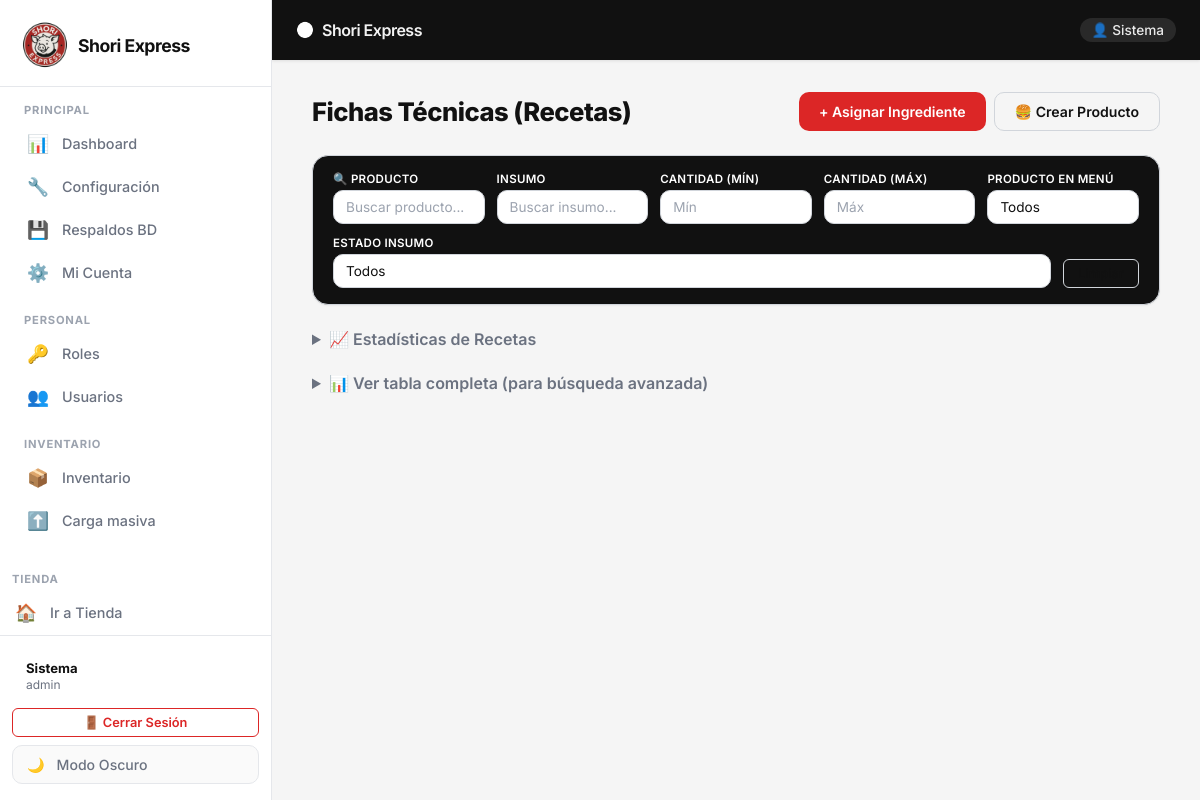
The app's page /recetas/ (signed in), older data.
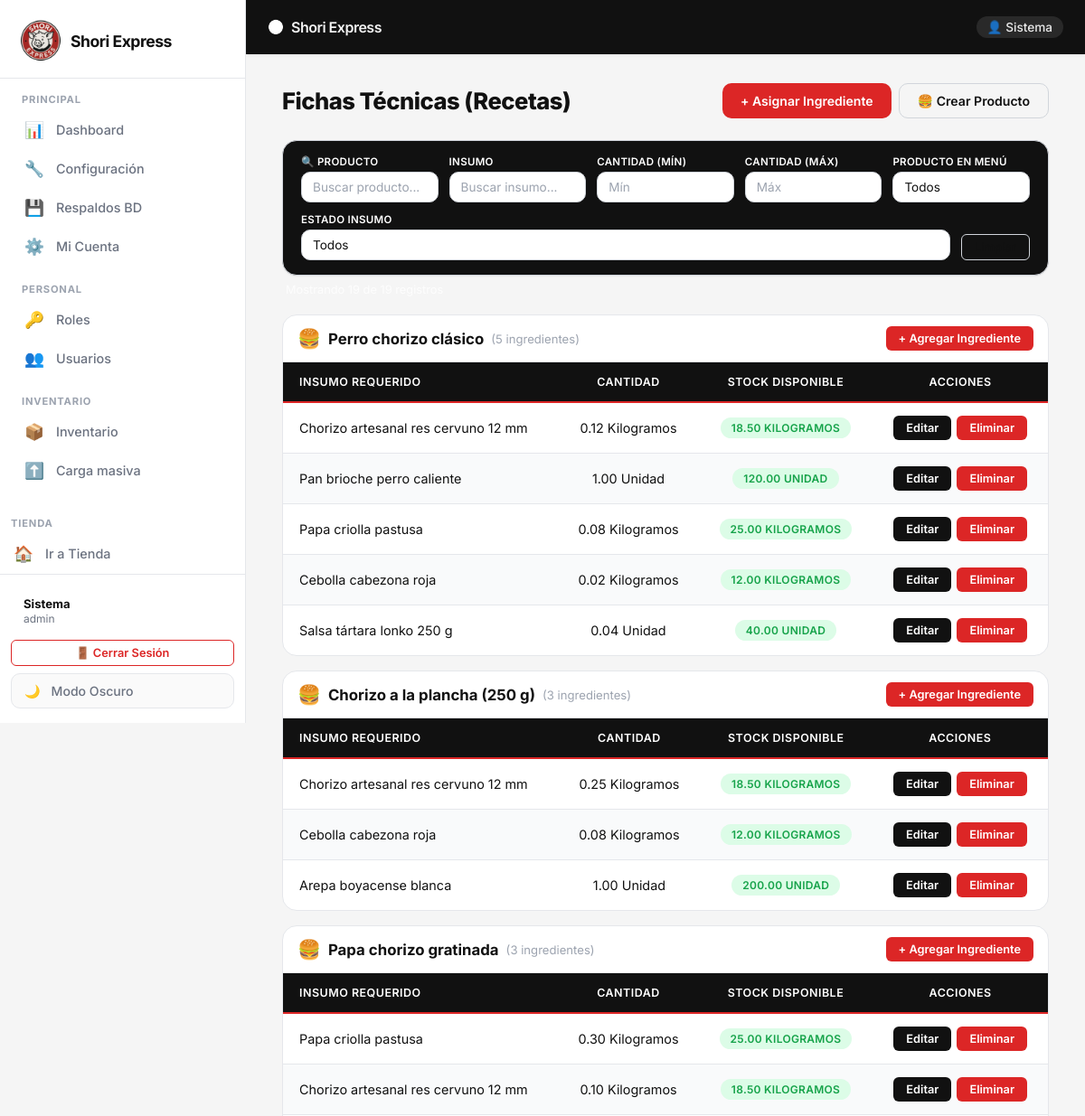
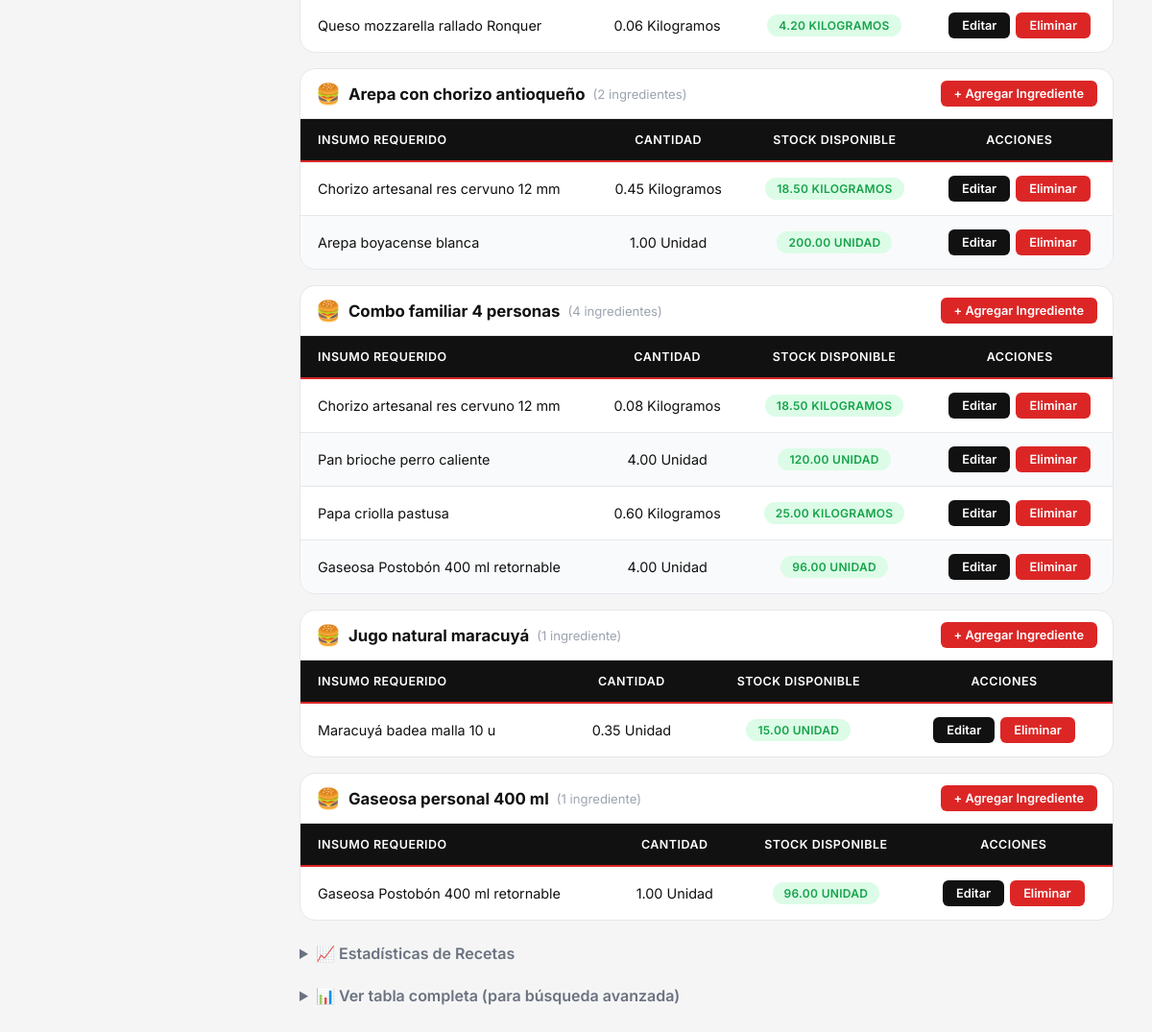
The same page, newer data (2 pictures, top to bottom).
### producto/models.py (models this page shows, shortened)
class Producto(models.Model):
    objects = ProductoManager()
    nombre_producto = models.CharField(
        max_length=100,
        verbose_name="Nombre del Plato/Producto"
    )
    descripcion_producto = models.TextField(
        null=True,
        blank=True,
        help_text="Descripción que aparecerá en el carrito de compras"
    )
    imagen = models.ImageField(
        upload_to='productos/',
        null=True,
        blank=True,
        help_text="Sube una imagen desde tu dispositivo"
    )
    precio_venta = models.DecimalField(
        max_digits=10,
        decimal_places=2,
        help_text="Precio base al público"
    )
    es_combo = models.BooleanField(
        default=False,
        help_text="Marcar si es un paquete que incluye varios sub-productos"
    )
    esta_disponible = models.BooleanField(
        default=True,
        verbose_name="¿Está en el menú actualmente?"
    )
    esta_habilitado = models.BooleanField(
        default=True,
        verbose_name="¿Está habilitado para venta?",
        help_text="Control manual para mostrar/ocultar productos. Se deshabilita automáticamente si faltan insumos."
    )
    registro_movimiento_inicial = models.TextField(
        null=True,
        blank=True,
        help_text="Nota del movimiento o lote inicial asociado al alta del producto en carta",
    )
    imagen_catalogo = models.CharField(
        max_length=255,
        blank=True,
        default="",
        help_text="Opcional. Ruta bajo static/ (ej. productos/perro-clasico.jpg). "
        "Se muestra en la tienda si no hay imagen subida a media.",
    )
    class Meta:
        verbose_name = "Producto"
        verbose_name_plural = "Productos"
        db_table = "producto_producto"

### receta/models.py (models this page shows, shortened)
class Receta(models.Model):
    producto = models.ForeignKey(
        Producto,
        on_delete=models.CASCADE,
        related_name='ingredientes'
    )
    insumo = models.ForeignKey(
        Inventario,
        on_delete=models.CASCADE
    )
    cantidad_requerida = models.DecimalField(
        max_digits=10,
        decimal_places=2,
        help_text="Cantidad a descontar (ej: 0.5 si son 500g y el insumo está en KG)"
    )
    class Meta:
        verbose_name = "Receta / Escandallo"
        verbose_name_plural = "Recetas / Escandallos"
        unique_together = ('producto', 'insumo')
        db_table = "receta_receta"

### inventario/models.py (models this page shows, shortened)
class Inventario(models.Model):
    UNIDADES_MEDIDA = [
        ('GR', 'Gramos'),
        ('KG', 'Kilogramos'),
        ('ML', 'Mililitros'),
        ('LT', 'Litros'),
        ('UN', 'Unidad'),
    ]
    ESTADO_CHOICES = [
        ('disponible', 'Disponible'),
        ('agotado', 'Agotado'),
        ('pocos', 'Pocas Unidades'),
    ]
    nombre_insumo = models.CharField(max_length=100)
    categoria_insumo = models.CharField(max_length=50) # Ej: Proteína, Vegetal, Abarrote
    unidad_medida = models.CharField(
        max_length=10,
        choices=UNIDADES_MEDIDA,
        default='GR'
    )
    stock_actual = models.DecimalField(
        max_digits=10,
        decimal_places=2,
        default=0.00
    )
    stock_minimo = models.DecimalField(
        max_digits=10,
        decimal_places=2,
        help_text="Alerta cuando el stock baje de este valor"
    )
    stock_maximo = models.DecimalField(
        max_digits=10,
        decimal_places=2,
        null=True,
        blank=True
    )
    precio_compra_referencia = models.DecimalField(max_digits=10, decimal_places=2)
    iva_porcentaje = models.DecimalField(
        max_digits=5,
        decimal_places=2,
        default=0.00
    )
    estado_insumo = models.CharField(
        max_length=20,
        choices=ESTADO_CHOICES,
        default='disponible'
    )
    class Meta:
        verbose_name = "Insumo de Inventario"
        verbose_name_plural = "Insumos de Inventario"
        db_table = "inventario_inventario"

### receta/views.py (the view)
# urls.py: path('', views.lista_recetas, name='lista_recetas'),
@admin_shori_required
@require_GET
def lista_recetas(request):
    recetas = Receta.objects.select_related('producto', 'insumo').all()
    productos_con_recetas = {}
    for r in recetas:
        prod_id = r.producto.id
        if prod_id not in productos_con_recetas:
            productos_con_recetas[prod_id] = {
                'producto': r.producto,
                'ingredientes': []
            }
        productos_con_recetas[prod_id]['ingredientes'].append(r)
    total_productos_con_recetas = len(productos_con_recetas)
    total_ingredientes = len(recetas)
    return render(request, 'receta/lista_recetas.html', {
        'recetas': recetas,
        'productos_con_recetas': productos_con_recetas,
        'total_productos_con_recetas': total_productos_con_recetas,
        'total_ingredientes': total_ingredientes,
    })

### cuentas/context_processors.py (called while the page is built)
def user_context(request):
    usuario_logueado = None
    es_admin = False
    usuario_id = request.session.get('usuario_id')
    if usuario_id:
        try:
            usuario_logueado = Usuario.objects.get(pk=usuario_id)
        except Usuario.DoesNotExist:
            request.session.flush()
        else:
            nombre_rol = ''
            if usuario_logueado.rol:
                nombre_rol = usuario_logueado.rol.nombre_rol or ''
            es_admin = nombre_rol.strip().lower() in {'admin', 'administrador', 'empleado'}
    return {
        'usuario_logueado': usuario_logueado,
        'es_admin': es_admin,
    }

### cuentas/views.py (called while the page is built)
def _session_expired(request):
    last_activity = request.session.get('last_activity')
    if not last_activity:
        return False
    try:
        last = float(last_activity)
    except (TypeError, ValueError):
        return True
    return (timezone.now().timestamp() - last) > (SESSION_TIMEOUT_MINUTES * 60)

def _actualizar_actividad_sesion(request):
    request.session['last_activity'] = timezone.now().timestamp()

def _es_rol_admin(nombre_rol):
    if not nombre_rol:
        return False
    return nombre_rol.strip().lower() in ROLES_ADMIN

### receta/templates/receta/lista_recetas.html (shortened to what this page needs)
{% extends 'base.html' %}
{% load static %}
{% block content %}
<div class="se-page-header">
    <h2>Fichas Técnicas (Recetas)</h2>
    <div style="display: flex; gap: 8px;">
        <a href="{% url 'crear_receta' %}" class="se-btn se-btn-primary">+ Asignar Ingrediente</a>
        <a href="{% url 'crear_producto' %}?from_receta=1" class="se-btn se-btn-outline">🍔 Crear Producto</a>
    </div>
</div>
<div class="se-search-container" id="searchRecetas"></div>
{% if productos_con_recetas %}
<div style="margin-bottom: 24px;">
    {% for prod_id, data in productos_con_recetas.items %}
    <div style="
        background: var(--bg-card);
        border: 1px solid var(--border-color);
        border-radius: var(--radius-lg);
        margin-bottom: 16px;
        overflow: hidden;
    ">
        <div style="
            padding: 12px 16px;
            background: var(--bg-main);
            border-bottom: 1px solid var(--border-color);
            display: flex;
            align-items: center;
            justify-content: space-between;
            flex-wrap: wrap;
            gap: 8px;
        ">
            <div style="display: flex; align-items: center; gap: 8px;">
                <span style="font-size: 1.3rem;">🍔</span>
                <strong style="font-size: 1.05rem;">{{ data.producto.nombre_producto }}</strong>
                <span style="font-size: 0.82rem; color: var(--text-muted);">({{ data.ingredientes|length }} ingrediente{{ data.ingredientes|length|pluralize:"s" }})</span>
            </div>
            <a href="/recetas/crear/?producto_id={{ data.producto.id }}" class="se-btn se-btn-primary se-btn-sm">
                + Agregar Ingrediente
            </a>
        </div>
        <table class="se-table" style="margin: 0;">
            <thead>
                <tr>
                    <th>Insumo Requerido</th>
                    <th class="text-center">Cantidad</th>
                    <th class="text-center">Stock Disponible</th>
                    <th class="text-center">Acciones</th>
                </tr>
            </thead>
            <tbody>
                {% for r in data.ingredientes %}
                <tr>
                    <td>{{ r.insumo.nombre_insumo }}</td>
                    <td class="text-center">{{ r.cantidad_requerida }} {{ r.insumo.get_unidad_medida_display }}</td>
                    <td class="text-center">
                        <span class="{% if r.insumo.stock_actual <= r.insumo.stock_minimo %}se-badge se-badge-warning{% else %}se-badge se-badge-success{% endif %}">
                            {{ r.insumo.stock_actual }} {{ r.insumo.get_unidad_medida_display }}
                        </span>
                    </td>
                    <td class="text-center">
                        <div class="se-btn-group">
                            <a href="{% url 'editar_receta' r.id %}" class="se-btn se-btn-warning se-btn-sm">Editar</a>
                            <a href="{% url 'eliminar_receta' r.id %}" class="se-btn se-btn-danger se-btn-sm">Eliminar</a>
                        </div>
                    </td>
                </tr>
                {% endfor %}
            </tbody>
        </table>
    </div>
    {% endfor %}
</div>
{% endif %}
<details style="margin-top: 24px;">
    <summary style="cursor: pointer; font-weight: 600; color: var(--text-secondary);">📈 Estadísticas de Recetas</summary>
</details>
<details style="margin-top: 16px;">
    <summary style="cursor: pointer; font-weight: 600; padding: 8px 0; color: var(--text-secondary);">
        📊 Ver tabla completa (para búsqueda avanzada)
    </summary>
</details>
{% endblock %}

Row changes from the older to the newer data that the page shows:
added Producto: producto.nombre_producto "Perro chorizo clásico", ingredientes|length "5"
added Receta: insumo.nombre_insumo "Chorizo artesanal res cervuno 12 mm", cantidad_requerida "0.12", insumo.unidad_medida "Kilogramos", insumo.stock_actual "18.50", insumo.unidad_medida "KILOGRAMOS", shown under "Perro chorizo clásico"
added Receta: insumo.nombre_insumo "Pan brioche perro caliente", cantidad_requerida "1.00", insumo.unidad_medida "Unidad", insumo.stock_actual "120.00", insumo.unidad_medida "UNIDAD", shown under "Perro chorizo clásico"
added Receta: insumo.nombre_insumo "Papa criolla pastusa", cantidad_requerida "0.08", insumo.unidad_medida "Kilogramos", insumo.stock_actual "25.00", insumo.unidad_medida "KILOGRAMOS", shown under "Perro chorizo clásico"
added Receta: insumo.nombre_insumo "Cebolla cabezona roja", cantidad_requerida "0.02", insumo.unidad_medida "Kilogramos", insumo.stock_actual "12.00", insumo.unidad_medida "KILOGRAMOS", shown under "Perro chorizo clásico"
added Receta: insumo.nombre_insumo "Salsa tártara lonko 250 g", cantidad_requerida "0.04", insumo.unidad_medida "Unidad", insumo.stock_actual "40.00", insumo.unidad_medida "UNIDAD", shown under "Perro chorizo clásico"
added Producto: producto.nombre_producto "Chorizo a la plancha (250 g)", ingredientes|length "3"
added Receta: insumo.nombre_insumo "Chorizo artesanal res cervuno 12 mm", cantidad_requerida "0.25", insumo.unidad_medida "Kilogramos", insumo.stock_actual "18.50", insumo.unidad_medida "KILOGRAMOS", shown under "Chorizo a la plancha (250 g)"
added Receta: insumo.nombre_insumo "Cebolla cabezona roja", cantidad_requerida "0.08", insumo.unidad_medida "Kilogramos", insumo.stock_actual "12.00", insumo.unidad_medida "KILOGRAMOS", shown under "Chorizo a la plancha (250 g)"
added Receta: insumo.nombre_insumo "Arepa boyacense blanca", cantidad_requerida "1.00", insumo.unidad_medida "Unidad", insumo.stock_actual "200.00", insumo.unidad_medida "UNIDAD", shown under "Chorizo a la plancha (250 g)"
added Producto: producto.nombre_producto "Papa chorizo gratinada", ingredientes|length "3"
added Receta: insumo.nombre_insumo "Papa criolla pastusa", cantidad_requerida "0.30", insumo.unidad_medida "Kilogramos", insumo.stock_actual "25.00", insumo.unidad_medida "KILOGRAMOS", shown under "Papa chorizo gratinada"
added Receta: insumo.nombre_insumo "Chorizo artesanal res cervuno 12 mm", cantidad_requerida "0.10", insumo.unidad_medida "Kilogramos", insumo.stock_actual "18.50", insumo.unidad_medida "KILOGRAMOS", shown under "Papa chorizo gratinada"
added Receta: insumo.nombre_insumo "Queso mozzarella rallado Ronquer", cantidad_requerida "0.06", insumo.unidad_medida "Kilogramos", insumo.stock_actual "4.20", insumo.unidad_medida "KILOGRAMOS", shown under "Papa chorizo gratinada"
added Producto: producto.nombre_producto "Arepa con chorizo antioqueño", ingredientes|length "2"
added Receta: insumo.nombre_insumo "Chorizo artesanal res cervuno 12 mm", cantidad_requerida "0.45", insumo.unidad_medida "Kilogramos", insumo.stock_actual "18.50", insumo.unidad_medida "KILOGRAMOS", shown under "Arepa con chorizo antioqueño"
added Receta: insumo.nombre_insumo "Arepa boyacense blanca", cantidad_requerida "1.00", insumo.unidad_medida "Unidad", insumo.stock_actual "200.00", insumo.unidad_medida "UNIDAD", shown under "Arepa con chorizo antioqueño"
added Producto: producto.nombre_producto "Combo familiar 4 personas", ingredientes|length "4"
added Receta: insumo.nombre_insumo "Chorizo artesanal res cervuno 12 mm", cantidad_requerida "0.08", insumo.unidad_medida "Kilogramos", insumo.stock_actual "18.50", insumo.unidad_medida "KILOGRAMOS", shown under "Combo familiar 4 personas"
added Receta: insumo.nombre_insumo "Pan brioche perro caliente", cantidad_requerida "4.00", insumo.unidad_medida "Unidad", insumo.stock_actual "120.00", insumo.unidad_medida "UNIDAD", shown under "Combo familiar 4 personas"
added Receta: insumo.nombre_insumo "Papa criolla pastusa", cantidad_requerida "0.60", insumo.unidad_medida "Kilogramos", insumo.stock_actual "25.00", insumo.unidad_medida "KILOGRAMOS", shown under "Combo familiar 4 personas"
added Receta: insumo.nombre_insumo "Gaseosa Postobón 400 ml retornable", cantidad_requerida "4.00", insumo.unidad_medida "Unidad", insumo.stock_actual "96.00", insumo.unidad_medida "UNIDAD", shown under "Combo familiar 4 personas"
added Producto: producto.nombre_producto "Jugo natural maracuyá", ingredientes|length "1"
added Receta: insumo.nombre_insumo "Maracuyá badea malla 10 u", cantidad_requerida "0.35", insumo.unidad_medida "Unidad", insumo.stock_actual "15.00", insumo.unidad_medida "UNIDAD", shown under "Jugo natural maracuyá"
added Producto: producto.nombre_producto "Gaseosa personal 400 ml", ingredientes|length "1"
added Receta: insumo.nombre_insumo "Gaseosa Postobón 400 ml retornable", cantidad_requerida "1.00", insumo.unidad_medida "Unidad", insumo.stock_actual "96.00", insumo.unidad_medida "UNIDAD", shown under "Gaseosa personal 400 ml"
